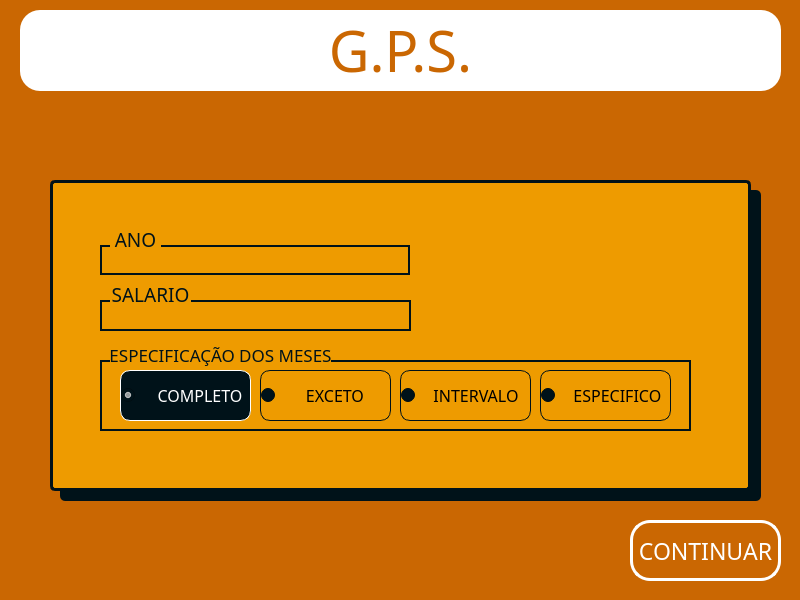
<?xml version="1.0" encoding="UTF-8"?>
<ui version="4.0">
 <class>MainWindow</class>
 <widget class="QMainWindow" name="MainWindow">
  <property name="geometry">
   <rect>
    <x>0</x>
    <y>0</y>
    <width>800</width>
    <height>600</height>
   </rect>
  </property>
  <property name="windowTitle">
   <string>MainWindow</string>
  </property>
  <widget class="QWidget" name="centralwidget">
   <widget class="QLabel" name="background">
    <property name="geometry">
     <rect>
      <x>0</x>
      <y>0</y>
      <width>801</width>
      <height>601</height>
     </rect>
    </property>
    <property name="styleSheet">
     <string notr="true">background: #CA6702;</string>
    </property>
    <property name="text">
     <string/>
    </property>
   </widget>
   <widget class="QStackedWidget" name="stackedWidget">
    <property name="geometry">
     <rect>
      <x>10</x>
      <y>100</y>
      <width>781</width>
      <height>491</height>
     </rect>
    </property>
    <property name="layoutDirection">
     <enum>Qt::LeftToRight</enum>
    </property>
    <property name="styleSheet">
     <string notr="true"/>
    </property>
    <property name="frameShadow">
     <enum>QFrame::Plain</enum>
    </property>
    <property name="currentIndex">
     <number>2</number>
    </property>
    <widget class="QWidget" name="page1">
     <widget class="QPushButton" name="startButton">
      <property name="geometry">
       <rect>
        <x>250</x>
        <y>180</y>
        <width>281</width>
        <height>101</height>
       </rect>
      </property>
      <property name="font">
       <font>
        <family>Franklin Gothic Demi</family>
        <pointsize>30</pointsize>
       </font>
      </property>
      <property name="cursor">
       <cursorShape>PointingHandCursor</cursorShape>
      </property>
      <property name="styleSheet">
       <string notr="true">border: 1px solid white;
border-radius: 15px;
color:white;
background: #005F73;</string>
      </property>
      <property name="text">
       <string>INICIAR</string>
      </property>
     </widget>
    </widget>
    <widget class="QWidget" name="page2">
     <widget class="QLabel" name="subBackground">
      <property name="geometry">
       <rect>
        <x>40</x>
        <y>80</y>
        <width>701</width>
        <height>311</height>
       </rect>
      </property>
      <property name="styleSheet">
       <string notr="true">background:#EE9B00;
border: 3px solid #001219;
border-radius: 5px;</string>
      </property>
      <property name="text">
       <string/>
      </property>
     </widget>
     <widget class="QLabel" name="subBackgroundShadow">
      <property name="geometry">
       <rect>
        <x>50</x>
        <y>90</y>
        <width>701</width>
        <height>311</height>
       </rect>
      </property>
      <property name="styleSheet">
       <string notr="true">background:#001219;
border-radius: 5px;</string>
      </property>
      <property name="text">
       <string/>
      </property>
     </widget>
     <widget class="QLabel" name="nitLabel">
      <property name="geometry">
       <rect>
        <x>100</x>
        <y>127</y>
        <width>131</width>
        <height>21</height>
       </rect>
      </property>
      <property name="font">
       <font>
        <family>Leelawadee UI Semilight</family>
        <pointsize>14</pointsize>
       </font>
      </property>
      <property name="mouseTracking">
       <bool>false</bool>
      </property>
      <property name="tabletTracking">
       <bool>false</bool>
      </property>
      <property name="toolTipDuration">
       <number>-7</number>
      </property>
      <property name="styleSheet">
       <string notr="true">color: #001219;
background:#EE9B00;</string>
      </property>
      <property name="frameShape">
       <enum>QFrame::NoFrame</enum>
      </property>
      <property name="text">
       <string>NIT/PIS/PASEP</string>
      </property>
      <property name="alignment">
       <set>Qt::AlignCenter</set>
      </property>
     </widget>
     <widget class="QLineEdit" name="nitInput">
      <property name="geometry">
       <rect>
        <x>90</x>
        <y>143</y>
        <width>310</width>
        <height>30</height>
       </rect>
      </property>
      <property name="font">
       <font>
        <pointsize>12</pointsize>
       </font>
      </property>
      <property name="styleSheet">
       <string notr="true">border: 2px solid #001219;
background: rgba(0,0,0,0);</string>
      </property>
     </widget>
     <widget class="QLabel" name="categoryLabel">
      <property name="geometry">
       <rect>
        <x>100</x>
        <y>180</y>
        <width>111</width>
        <height>21</height>
       </rect>
      </property>
      <property name="font">
       <font>
        <family>Leelawadee UI Semilight</family>
        <pointsize>14</pointsize>
       </font>
      </property>
      <property name="toolTipDuration">
       <number>-7</number>
      </property>
      <property name="styleSheet">
       <string notr="true">color: #001219;
background:#EE9B00;</string>
      </property>
      <property name="frameShape">
       <enum>QFrame::NoFrame</enum>
      </property>
      <property name="text">
       <string>CATEGORIA</string>
      </property>
      <property name="alignment">
       <set>Qt::AlignCenter</set>
      </property>
     </widget>
     <widget class="QComboBox" name="categoryInput">
      <property name="geometry">
       <rect>
        <x>90</x>
        <y>196</y>
        <width>310</width>
        <height>30</height>
       </rect>
      </property>
      <property name="layoutDirection">
       <enum>Qt::LeftToRight</enum>
      </property>
      <property name="autoFillBackground">
       <bool>false</bool>
      </property>
      <property name="styleSheet">
       <string notr="true">border: 2px solid #001219;
background:#EE9B00;</string>
      </property>
     </widget>
     <widget class="QComboBox" name="paymentCodeInput">
      <property name="geometry">
       <rect>
        <x>90</x>
        <y>256</y>
        <width>630</width>
        <height>30</height>
       </rect>
      </property>
      <property name="layoutDirection">
       <enum>Qt::LeftToRight</enum>
      </property>
      <property name="autoFillBackground">
       <bool>false</bool>
      </property>
      <property name="styleSheet">
       <string notr="true">border: 2px solid #001219;
background: rgba(0,0,0,0);
background:#EE9B00;</string>
      </property>
     </widget>
     <widget class="QLabel" name="paymentCodeLabel">
      <property name="geometry">
       <rect>
        <x>100</x>
        <y>240</y>
        <width>81</width>
        <height>21</height>
       </rect>
      </property>
      <property name="font">
       <font>
        <family>Leelawadee UI Semilight</family>
        <pointsize>14</pointsize>
       </font>
      </property>
      <property name="toolTipDuration">
       <number>-7</number>
      </property>
      <property name="styleSheet">
       <string notr="true">color: #001219;
background:#EE9B00;</string>
      </property>
      <property name="frameShape">
       <enum>QFrame::NoFrame</enum>
      </property>
      <property name="text">
       <string>CÓDIGO</string>
      </property>
      <property name="alignment">
       <set>Qt::AlignCenter</set>
      </property>
     </widget>
     <widget class="QLineEdit" name="captchaInput">
      <property name="geometry">
       <rect>
        <x>90</x>
        <y>316</y>
        <width>310</width>
        <height>30</height>
       </rect>
      </property>
      <property name="font">
       <font>
        <pointsize>12</pointsize>
       </font>
      </property>
      <property name="styleSheet">
       <string notr="true">border: 2px solid #001219;
background: rgba(0,0,0,0);</string>
      </property>
     </widget>
     <widget class="QLabel" name="captchaLabel">
      <property name="geometry">
       <rect>
        <x>100</x>
        <y>300</y>
        <width>91</width>
        <height>21</height>
       </rect>
      </property>
      <property name="font">
       <font>
        <family>Leelawadee UI Semilight</family>
        <pointsize>14</pointsize>
        <stylestrategy>PreferDefault</stylestrategy>
       </font>
      </property>
      <property name="toolTipDuration">
       <number>-7</number>
      </property>
      <property name="styleSheet">
       <string notr="true">color: #001219;
background:#EE9B00;</string>
      </property>
      <property name="frameShape">
       <enum>QFrame::NoFrame</enum>
      </property>
      <property name="text">
       <string>CAPTCHA</string>
      </property>
      <property name="alignment">
       <set>Qt::AlignCenter</set>
      </property>
     </widget>
     <widget class="QPushButton" name="continueButton">
      <property name="geometry">
       <rect>
        <x>610</x>
        <y>420</y>
        <width>151</width>
        <height>61</height>
       </rect>
      </property>
      <property name="font">
       <font>
        <family>Franklin Gothic Demi</family>
        <pointsize>17</pointsize>
       </font>
      </property>
      <property name="styleSheet">
       <string notr="true">border: 3px solid white;
border-radius: 20px;
color:white;</string>
      </property>
      <property name="text">
       <string>CONTINUAR</string>
      </property>
     </widget>
     <zorder>subBackgroundShadow</zorder>
     <zorder>subBackground</zorder>
     <zorder>nitInput</zorder>
     <zorder>nitLabel</zorder>
     <zorder>categoryInput</zorder>
     <zorder>categoryLabel</zorder>
     <zorder>paymentCodeInput</zorder>
     <zorder>paymentCodeLabel</zorder>
     <zorder>captchaInput</zorder>
     <zorder>captchaLabel</zorder>
     <zorder>continueButton</zorder>
    </widget>
    <widget class="QWidget" name="page3">
     <widget class="QLabel" name="subBackground2">
      <property name="geometry">
       <rect>
        <x>40</x>
        <y>80</y>
        <width>701</width>
        <height>311</height>
       </rect>
      </property>
      <property name="styleSheet">
       <string notr="true">background:#EE9B00;
border: 3px solid #001219;
border-radius: 5px;</string>
      </property>
      <property name="text">
       <string/>
      </property>
     </widget>
     <widget class="QLabel" name="subBackground_2">
      <property name="geometry">
       <rect>
        <x>50</x>
        <y>90</y>
        <width>701</width>
        <height>311</height>
       </rect>
      </property>
      <property name="styleSheet">
       <string notr="true">background:#001219;
border-radius: 5px;</string>
      </property>
      <property name="text">
       <string/>
      </property>
     </widget>
     <widget class="QLabel" name="yearLabel">
      <property name="geometry">
       <rect>
        <x>100</x>
        <y>129</y>
        <width>51</width>
        <height>21</height>
       </rect>
      </property>
      <property name="font">
       <font>
        <family>Leelawadee UI Semilight</family>
        <pointsize>14</pointsize>
       </font>
      </property>
      <property name="mouseTracking">
       <bool>false</bool>
      </property>
      <property name="tabletTracking">
       <bool>false</bool>
      </property>
      <property name="toolTipDuration">
       <number>-7</number>
      </property>
      <property name="styleSheet">
       <string notr="true">color: #001219;
background:#EE9B00;</string>
      </property>
      <property name="frameShape">
       <enum>QFrame::NoFrame</enum>
      </property>
      <property name="text">
       <string>ANO</string>
      </property>
      <property name="alignment">
       <set>Qt::AlignCenter</set>
      </property>
     </widget>
     <widget class="QLineEdit" name="yearInput">
      <property name="geometry">
       <rect>
        <x>90</x>
        <y>145</y>
        <width>310</width>
        <height>30</height>
       </rect>
      </property>
      <property name="font">
       <font>
        <pointsize>12</pointsize>
       </font>
      </property>
      <property name="styleSheet">
       <string notr="true">border: 2px solid #001219;
background: rgba(0,0,0,0);</string>
      </property>
     </widget>
     <widget class="QLabel" name="salaryLabel">
      <property name="geometry">
       <rect>
        <x>100</x>
        <y>184</y>
        <width>81</width>
        <height>21</height>
       </rect>
      </property>
      <property name="font">
       <font>
        <family>Leelawadee UI Semilight</family>
        <pointsize>14</pointsize>
       </font>
      </property>
      <property name="mouseTracking">
       <bool>false</bool>
      </property>
      <property name="tabletTracking">
       <bool>false</bool>
      </property>
      <property name="toolTipDuration">
       <number>-7</number>
      </property>
      <property name="styleSheet">
       <string notr="true">color: #001219;
background:#EE9B00;</string>
      </property>
      <property name="frameShape">
       <enum>QFrame::NoFrame</enum>
      </property>
      <property name="text">
       <string>SALARIO</string>
      </property>
      <property name="alignment">
       <set>Qt::AlignCenter</set>
      </property>
     </widget>
     <widget class="QLineEdit" name="salaryInput">
      <property name="geometry">
       <rect>
        <x>90</x>
        <y>200</y>
        <width>311</width>
        <height>31</height>
       </rect>
      </property>
      <property name="font">
       <font>
        <pointsize>12</pointsize>
       </font>
      </property>
      <property name="styleSheet">
       <string notr="true">border: 2px solid #001219;
background: rgba(0,0,0,0);</string>
      </property>
     </widget>
     <widget class="QRadioButton" name="specificInput">
      <property name="geometry">
       <rect>
        <x>530</x>
        <y>270</y>
        <width>131</width>
        <height>51</height>
       </rect>
      </property>
      <property name="font">
       <font>
        <family>Microsoft YaHei Light</family>
        <pointsize>12</pointsize>
       </font>
      </property>
      <property name="styleSheet">
       <string notr="true">QRadioButton::unchecked {
	background:#EE9B00;
	color: black;
	border: 1px solid #001219;
	border-radius: 10px;
}

QRadioButton {
	background:#001219;
	color:white;
	border: 1px solid white;
	border-radius: 10px;
}
</string>
      </property>
      <property name="text">
       <string>   ESPECIFICO</string>
      </property>
     </widget>
     <widget class="QRadioButton" name="allYearInput">
      <property name="geometry">
       <rect>
        <x>110</x>
        <y>270</y>
        <width>131</width>
        <height>51</height>
       </rect>
      </property>
      <property name="font">
       <font>
        <family>Microsoft YaHei Light</family>
        <pointsize>12</pointsize>
        <weight>50</weight>
        <bold>false</bold>
       </font>
      </property>
      <property name="styleSheet">
       <string notr="true">QRadioButton {
	background:#001219;
	color:white;
	border: 1px solid white;
	border-radius: 10px;
}

QRadioButton::unchecked {
	background:#EE9B00;
	color: black;
	border: 1px solid #001219;
	border-radius: 10px;
}

</string>
      </property>
      <property name="text">
       <string>    COMPLETO</string>
      </property>
      <property name="checked">
       <bool>true</bool>
      </property>
     </widget>
     <widget class="QRadioButton" name="exceptInput">
      <property name="geometry">
       <rect>
        <x>250</x>
        <y>270</y>
        <width>131</width>
        <height>51</height>
       </rect>
      </property>
      <property name="font">
       <font>
        <family>Microsoft YaHei UI Light</family>
        <pointsize>12</pointsize>
       </font>
      </property>
      <property name="styleSheet">
       <string notr="true">QRadioButton::unchecked {
	background:#EE9B00;
	color: black;
	border: 1px solid #001219;
	border-radius: 10px;
}

QRadioButton {
	background:#001219;
	color:white;
	border: 1px solid white;
	border-radius: 10px;
}
</string>
      </property>
      <property name="text">
       <string>      EXCETO</string>
      </property>
     </widget>
     <widget class="QRadioButton" name="intervalInput">
      <property name="geometry">
       <rect>
        <x>390</x>
        <y>270</y>
        <width>131</width>
        <height>51</height>
       </rect>
      </property>
      <property name="font">
       <font>
        <family>Microsoft YaHei Light</family>
        <pointsize>12</pointsize>
       </font>
      </property>
      <property name="styleSheet">
       <string notr="true">QRadioButton::unchecked {
	background:#EE9B00;
	color: black;
	border: 1px solid #001219;
	border-radius: 10px;
}

QRadioButton {
	background:#001219;
	color:white;
	border: 1px solid white;
	border-radius: 10px;
}
</string>
      </property>
      <property name="text">
       <string>   INTERVALO</string>
      </property>
     </widget>
     <widget class="QLabel" name="monthBorder">
      <property name="geometry">
       <rect>
        <x>90</x>
        <y>260</y>
        <width>591</width>
        <height>71</height>
       </rect>
      </property>
      <property name="styleSheet">
       <string notr="true">border: 2px solid #001219;</string>
      </property>
      <property name="text">
       <string/>
      </property>
     </widget>
     <widget class="QLabel" name="monthsLabel2">
      <property name="geometry">
       <rect>
        <x>100</x>
        <y>239</y>
        <width>221</width>
        <height>31</height>
       </rect>
      </property>
      <property name="font">
       <font>
        <family>Leelawadee UI Semilight</family>
        <pointsize>13</pointsize>
       </font>
      </property>
      <property name="mouseTracking">
       <bool>false</bool>
      </property>
      <property name="tabletTracking">
       <bool>false</bool>
      </property>
      <property name="toolTipDuration">
       <number>-7</number>
      </property>
      <property name="styleSheet">
       <string notr="true">color: #001219;
background:#EE9B00;</string>
      </property>
      <property name="frameShape">
       <enum>QFrame::NoFrame</enum>
      </property>
      <property name="text">
       <string>ESPECIFICAÇÃO DOS MESES</string>
      </property>
      <property name="alignment">
       <set>Qt::AlignCenter</set>
      </property>
     </widget>
     <widget class="QPushButton" name="continueButton2">
      <property name="geometry">
       <rect>
        <x>620</x>
        <y>420</y>
        <width>151</width>
        <height>61</height>
       </rect>
      </property>
      <property name="font">
       <font>
        <family>Franklin Gothic Demi</family>
        <pointsize>17</pointsize>
       </font>
      </property>
      <property name="styleSheet">
       <string notr="true">border: 3px solid white;
border-radius: 20px;
color:white;</string>
      </property>
      <property name="text">
       <string>CONTINUAR</string>
      </property>
     </widget>
     <zorder>subBackground_2</zorder>
     <zorder>subBackground2</zorder>
     <zorder>yearInput</zorder>
     <zorder>yearLabel</zorder>
     <zorder>salaryInput</zorder>
     <zorder>salaryLabel</zorder>
     <zorder>monthBorder</zorder>
     <zorder>allYearInput</zorder>
     <zorder>exceptInput</zorder>
     <zorder>intervalInput</zorder>
     <zorder>specificInput</zorder>
     <zorder>monthsLabel2</zorder>
     <zorder>continueButton2</zorder>
    </widget>
   </widget>
   <widget class="QLabel" name="titleBackground">
    <property name="geometry">
     <rect>
      <x>20</x>
      <y>10</y>
      <width>761</width>
      <height>81</height>
     </rect>
    </property>
    <property name="font">
     <font>
      <pointsize>40</pointsize>
     </font>
    </property>
    <property name="toolTipDuration">
     <number>-7</number>
    </property>
    <property name="styleSheet">
     <string notr="true">color: #F75821;
background: white;
border-radius:20px;</string>
    </property>
    <property name="frameShape">
     <enum>QFrame::NoFrame</enum>
    </property>
    <property name="text">
     <string/>
    </property>
    <property name="alignment">
     <set>Qt::AlignCenter</set>
    </property>
   </widget>
   <widget class="QLabel" name="titleLabel">
    <property name="geometry">
     <rect>
      <x>20</x>
      <y>10</y>
      <width>761</width>
      <height>81</height>
     </rect>
    </property>
    <property name="font">
     <font>
      <family>Franklin Gothic Demi</family>
      <pointsize>42</pointsize>
     </font>
    </property>
    <property name="toolTipDuration">
     <number>-7</number>
    </property>
    <property name="styleSheet">
     <string notr="true">color: #CA6702;</string>
    </property>
    <property name="frameShape">
     <enum>QFrame::NoFrame</enum>
    </property>
    <property name="text">
     <string>G.P.S.</string>
    </property>
    <property name="alignment">
     <set>Qt::AlignCenter</set>
    </property>
   </widget>
  </widget>
 </widget>
 <resources/>
 <connections/>
</ui>
